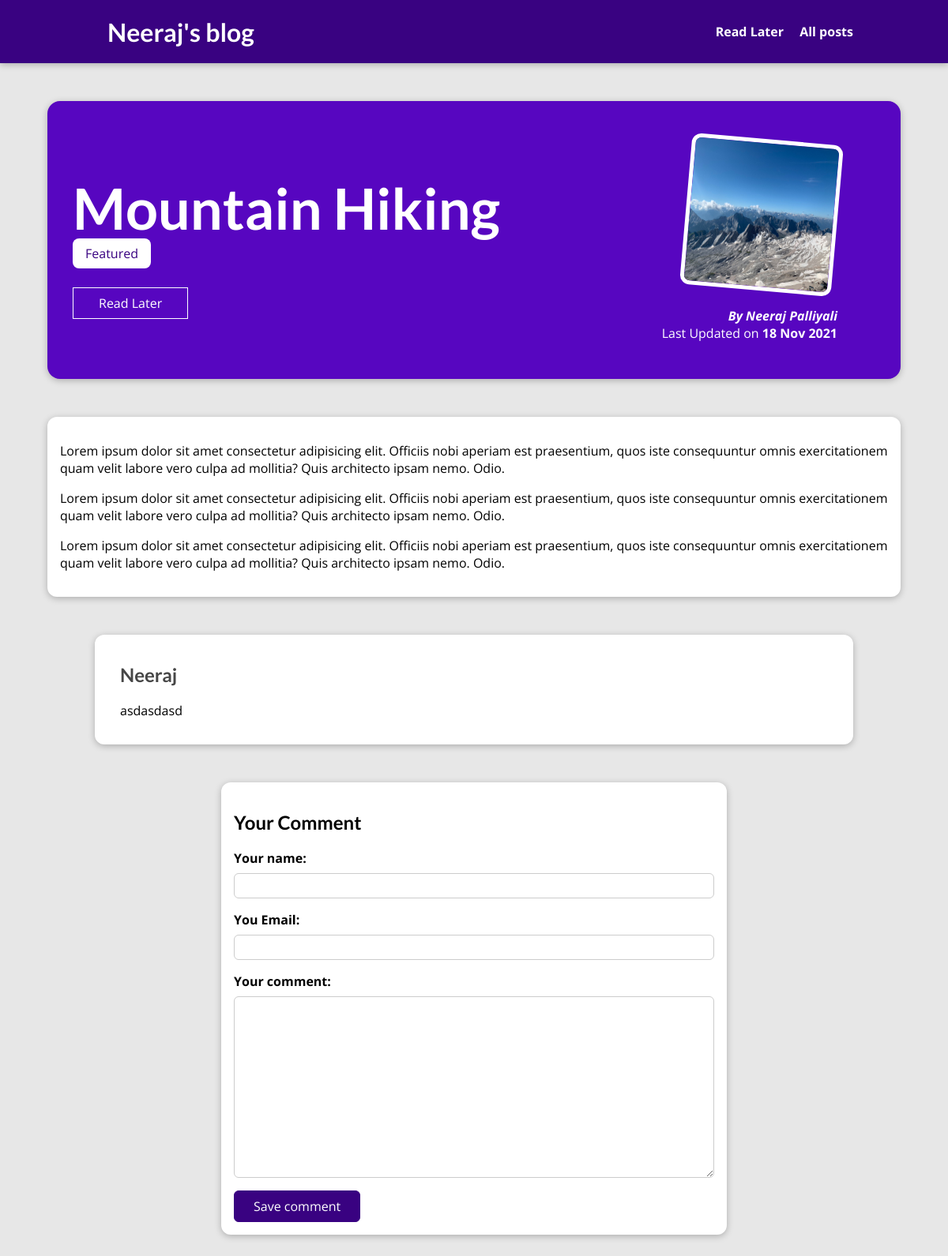
The page /posts/hike-in-the-mountains on the database its author committed.
### blog/models.py (models this page shows, shortened)
class Post(models.Model):
    title = models.CharField(max_length=150)
    excerpt = models.CharField(max_length=200)
    image_name = models.ImageField(upload_to="posts", null=True)
    date = models.DateField(auto_now=True)
    slug = models.SlugField(unique=True, db_index=True)
    content = models.TextField(validators=[MinLengthValidator(10)])
    author = models.ForeignKey(
        Author, on_delete=models.SET_NULL, null=True, related_name="posts")  # one to many
    caption = models.ManyToManyField(Tag)

class Tag(models.Model):
    caption = models.CharField(max_length=20)

class Author(models.Model):
    first_name = models.CharField(max_length=50)
    last_name = models.CharField(max_length=50)
    email_id = models.EmailField(max_length=254)
    def full_name(self):
        return f"{self.first_name} {self.last_name}"
    def __str__(self):
        return self.full_name()

class Comment(models.Model):
    user_name = models.CharField(max_length=120)
    user_email = models.EmailField()
    text = models.TextField()
    post = models.ForeignKey(Post, on_delete=CASCADE, related_name="comments", blank = True)

### blog/views.py (the view, shortened to what this page needs)
# urls.py: path("posts/<slug:slug>", views.SinglePostView.as_view(), name="post-detail-page"),
class SinglePostView(View):
    def is_stored(self, request, post_id):
        stored_posts = request.session.get("stored_posts")
        if(stored_posts is not None):
            is_saved_for_later = post_id in stored_posts
        else:
            is_saved_for_later =False
        return is_saved_for_later
    def get(self, request, slug):
        post = Post.objects.get(slug=slug)
        context = {
          "post": post,
          "post_tags": post.caption.all(),
          "comment_form": CommentForm(),
          "comments": post.comments.all().order_by("-id"),
          "save_for_later": self.is_stored(request, post.id)
        }
        return render(request, "blog/post-detail.html", context)

### blog/forms.py
class CommentForm(forms.ModelForm):
    class Meta:
        model = Comment
        exclude = ["post"]
        labels = {
            "user_name": "Your name:",
            "user_email": "You Email:",
            "text": "Your comment"
        }

### blog/templates/blog/post-detail.html (shortened to what this page needs)
{% extends 'base.html' %}
{% load static %}
{% block css_files %}
    <link rel = "stylesheet" href="{% static "blog/post-detail.css"%}">
{% endblock css_files %}
{% block body %}
    <section id="summary">
        <h2>{{post.title}}</h2>
        <div>
        {% for tag in post_tags %}
            <span class="tag"> {{ tag.caption|title }}</span>
        {% endfor %}
        </div>
        <div id = "read-later">
        <form action="{% url 'read-later' %}"  method="POST">
            <button> {% if save_for_later %}
                Remover from read later
            {% else %}
                Read Later
            {% endif %}  </button>
        </form>
        </div>
        <article>
            <img src="{{ post.image_name.url }}" alt"{{post.title}}"/>
            <address> By <a href="mailto:{{ post.author.email_id}}">{{post.author}} </a> </address>
            <div>
                Last Updated on <time> {{post.date|date:"d M Y"}}</time>
            </div>
        </article>
    </section>
    <main>
        {{ post.content| linebreaks }}
    </main>
    <section id="comments">
        <ul>
            {% for comment in comments %}
            <li>
                <h2>{{comment.user_name}}</h2>
                <p>{{comment.text|linebreaks}}</p>
            </li>
            {% endfor %}
        </ul>
    </section>
    <section id= "comment-form">
        <h2>Your Comment</h2>
        <form action="{% url "post-detail-page" post.slug %}" method="POST" >
            {% for form_field in comment_form %}
            <div class="form-control{% if form_field.errors %} invalid {% endif %}">
                {{form_field.label_tag}}
                {{form_field}}
            </div>
            {% endfor %}
            <button>Save comment</button>
        </form>
    </section>
{% endblock body %}

### static/app.css (style rules this page uses)
* { box-sizing: border-box; }
html { font-family: 'Open Sans', 'Lato', sans-serif; }
body { margin: 0; }
h1, h2, h3 { font-family: 'Lato', sans-serif; font-weight: bold; }

### blog/static/blog/post-detail.css (style rules this page uses)
body { background-color: #e7e7e7; }
#summary { margin: 8rem auto 3rem auto; padding: 2rem; width: 90%; max-width: 90rem; border-radius: 16px; background-color: #5706c0; position: relative; box-shadow: 0 2px 8px rgba(0, 0, 0, 0.25); height: 22rem; }
#summary h2 { color: white; font-size: 4.5rem; margin-bottom: 0.25rem; }
#summary article { position: absolute; top: 2rem; right: 3rem; padding: 1rem 2rem; border-radius: 12px; text-align: right; color: white; }
#summary article img { width: 12rem; height: 12rem; border-radius: 12px; transform: rotateZ(5deg); border: 5px solid white; margin-bottom: 1rem; }
#summary address { font-weight: bold; }
#summary a { color: white; text-decoration: none; }
#summary time { font-weight: bold; }
#read-later { margin: 2rem 0; }
#read-later button { background-color: transparent; border: 1px solid white; padding: 0.5rem 2rem; font: inherit; color: white; cursor: pointer; }
main { width: 90%; max-width: 90rem; margin: 3rem auto; background-color: white; padding: 1rem; border-radius: 12px; box-shadow: 0 2px 8px rgba(0, 0, 0, 0.25); }
.tag { background-color: white; color: #390281; padding: 0.5rem 1rem; border-radius: 8px; }
#comment-form { margin: 3rem auto; width: 90%; max-width: 40rem; border-radius: 12px; background-color: white; box-shadow: 0 2px 8px rgba(0, 0, 0, 0.25); padding: 1rem; }
#comment-form button { font: inherit; background-color: #390281; color: white; border: 1px solid #390281; padding: 0.5rem 1.5rem; border-radius: 6px; cursor: pointer; }
.form-control { margin-bottom: 1rem; }
.form-control label { font-weight: bold; margin-bottom: 0.5rem; display: block; }
.form-control input, .form-control textarea { display: block; width: 100%; font: inherit; padding: 0.25rem; border-radius: 6px; border: 1px solid #ccc; }
#comments { margin: 3rem auto; width: 90%; max-width: 60rem; border-radius: 12px; background-color: white; box-shadow: 0 2px 8px rgba(0, 0, 0, 0.25); padding: 1rem 2rem; }
#comments ul { list-style: none; margin: 0; padding: 0; }
#comments li { margin-bottom: 1rem; border-bottom: 2px solid #ccc; }
#comments li:last-of-type { border-bottom: none; }
#comments h2 { color: #464646; }
#read-later { margin: 2rem, 0; }
#read-later button { background-color: transparent; border: 1px solid white; padding : 0.5rem 2rem; font: inherit; color: white; cursor: pointer; }

### rows shown on the page
Post: title "Mountain Hiking", image_name (picture), author "Neeraj Palliyali", date "18 Nov 2021", content "Lorem ipsum dolor sit amet consectetur adipisicing elit. Officiis nobi aperiam est praesentium, quos iste consequuntur omnis exercitationem quam velit labore vero culpa ad mollitia? Quis architecto ipsam nemo. Odio. Lorem ipsum dolor sit amet consectetur adipisicing elit. Officiis nobi aperiam est praesentium, quos iste consequuntur omnis exercitationem quam velit labore vero culpa ad mollitia? Quis architecto ipsam nemo. Odio. Lorem ipsum dolor sit amet consectetur adipisicing elit. Officiis nobi aperiam est praesentium, quos iste consequuntur omnis exercitationem quam velit labore vero culpa ad mollitia? Quis architecto ipsam nemo. Odio."
Tag: caption "Featured"
Comment: user_name "Neeraj", text "asdasdasd"
